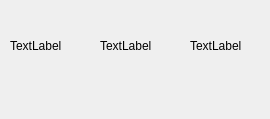
<?xml version="1.0" encoding="UTF-8"?>
<ui version="4.0">
 <class>resources</class>
 <widget class="QDialog" name="resources">
  <property name="geometry">
   <rect>
    <x>0</x>
    <y>0</y>
    <width>270</width>
    <height>119</height>
   </rect>
  </property>
  <property name="windowTitle">
   <string>Dialog</string>
  </property>
  <widget class="QLabel" name="label">
   <property name="geometry">
    <rect>
     <x>10</x>
     <y>10</y>
     <width>71</width>
     <height>71</height>
    </rect>
   </property>
   <property name="text">
    <string>TextLabel</string>
   </property>
  </widget>
  <widget class="QLabel" name="label_2">
   <property name="geometry">
    <rect>
     <x>100</x>
     <y>10</y>
     <width>71</width>
     <height>71</height>
    </rect>
   </property>
   <property name="text">
    <string>TextLabel</string>
   </property>
  </widget>
  <widget class="QLabel" name="label_3">
   <property name="geometry">
    <rect>
     <x>190</x>
     <y>10</y>
     <width>71</width>
     <height>71</height>
    </rect>
   </property>
   <property name="text">
    <string>TextLabel</string>
   </property>
  </widget>
  <widget class="QLabel" name="label_4">
   <property name="geometry">
    <rect>
     <x>60</x>
     <y>90</y>
     <width>151</width>
     <height>16</height>
    </rect>
   </property>
   <property name="font">
    <font>
     <family>Helvetica Neue</family>
     <pointsize>9</pointsize>
    </font>
   </property>
   <property name="text">
    <string/>
   </property>
  </widget>
 </widget>
 <resources/>
 <connections/>
</ui>
